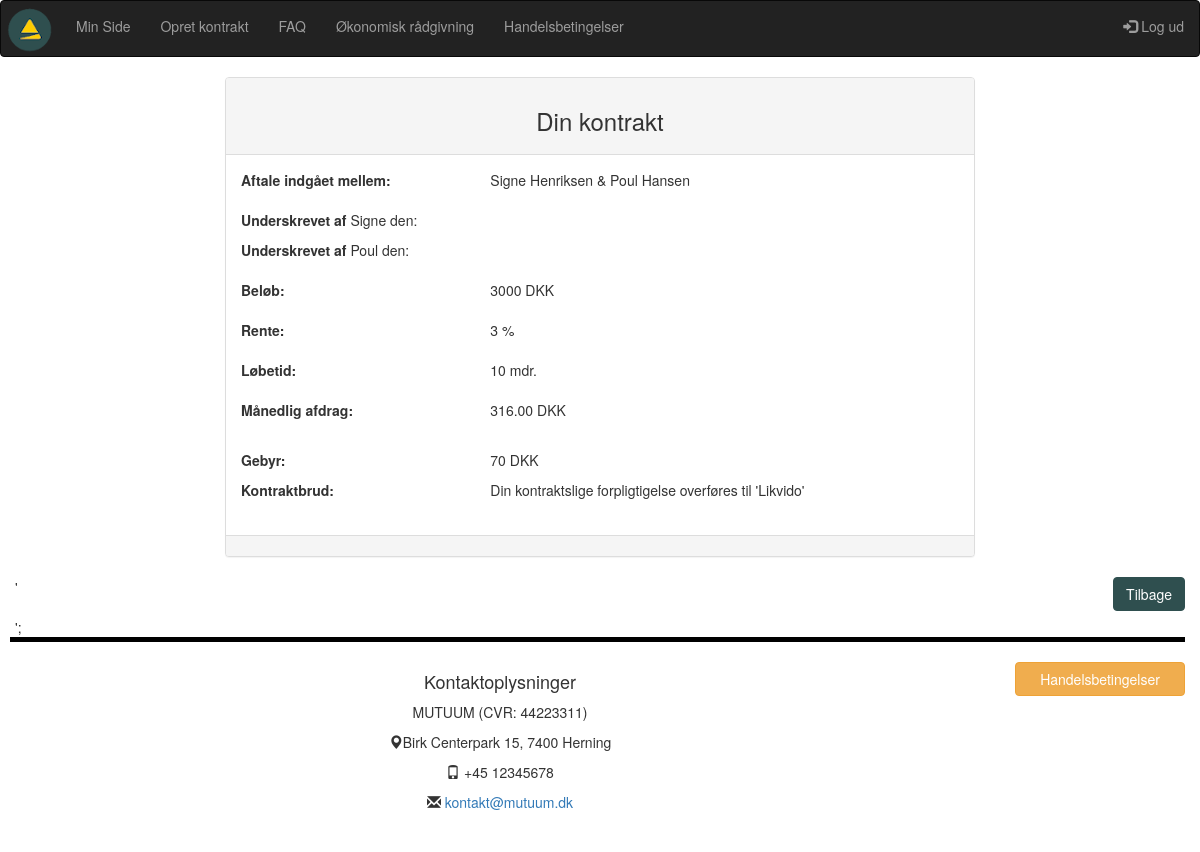
The page /VisKontrakt.php?kontrakt_id2=7 (signed in) on the database as committed earlier.
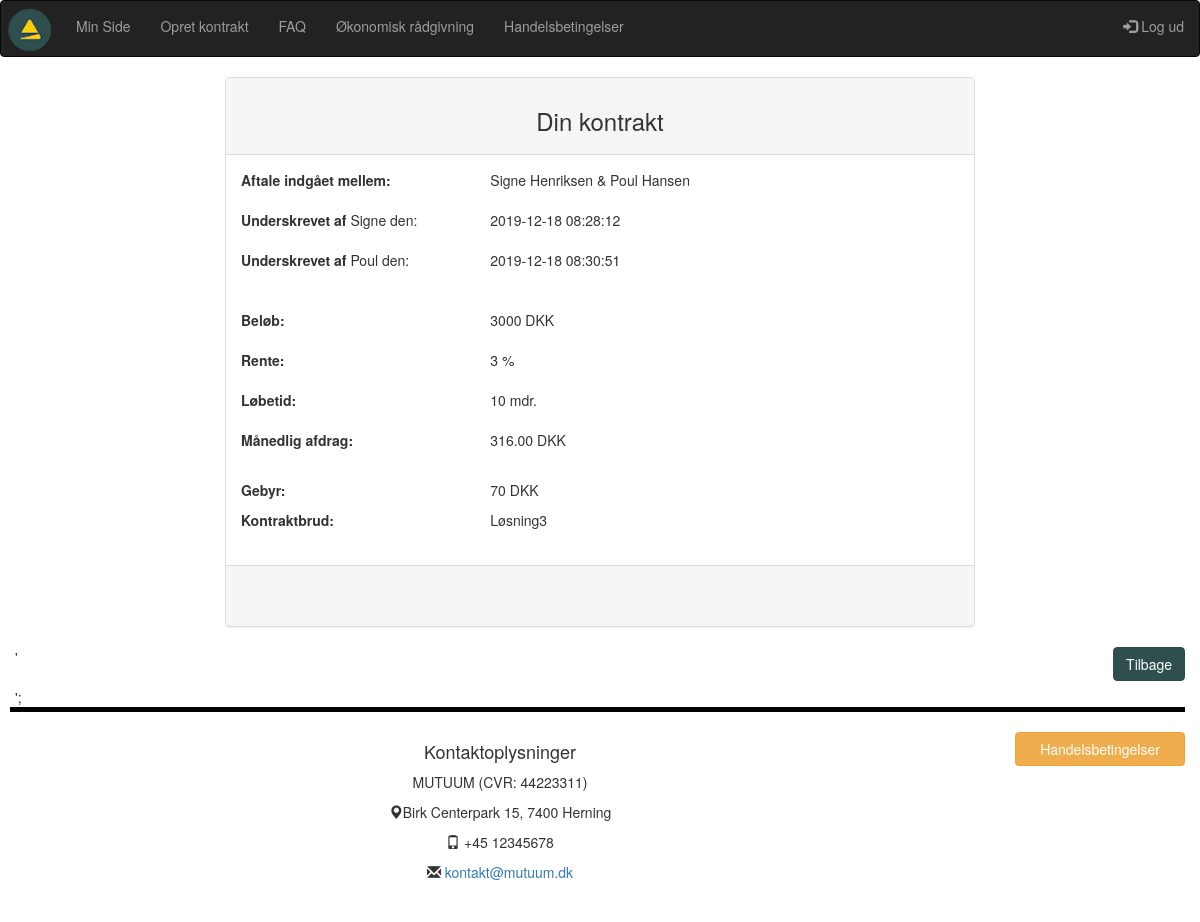
The same page on the database as committed later.
### tables this page shows
CREATE TABLE `kontrakt` (
  `kontrakt_id` int(10) NOT NULL,
  `oprettetaf` int(10) NOT NULL,
  `laangiver_user_id` int(10) NOT NULL,
  `laantager_user_id` int(10) NOT NULL,
  `kontraktbrud_id` tinyint(4) NOT NULL,
  `rente_id` tinyint(4) NOT NULL,
  `beloeb_id` tinyint(4) NOT NULL,
  `bindingsperiode_id` tinyint(4) NOT NULL,
  `maanedlig_afdrag` float(15,10) NOT NULL,
  `laangiver_underskrift_id` varchar(40) DEFAULT NULL,
  `reg_underskrift_1` timestamp NULL DEFAULT NULL,
  `laantager_underskrift_id` varchar(40) DEFAULT NULL,
  `reg_underskrift_2` timestamp NULL DEFAULT NULL,
  `gebyr_id` tinyint(4) NOT NULL,
  `reg` datetime NOT NULL DEFAULT current_timestamp(),
  `value` int(11) DEFAULT 1
);

CREATE TABLE `kontraktbrud` (
  `kontraktbrud_id` tinyint(4) NOT NULL,
  `brud` varchar(80) NOT NULL
);

CREATE TABLE `users` (
  `user_id` int(10) NOT NULL,
  `fornavn` varchar(40) NOT NULL,
  `efternavn` varchar(40) NOT NULL,
  `mobil` int(12) NOT NULL,
  `mail` varchar(80) NOT NULL,
  `password` varchar(200) NOT NULL
);

CREATE TABLE `beloeb` (
  `beloeb_id` tinyint(4) NOT NULL,
  `beloeb` int(10) NOT NULL,
  `enhed_key` varchar(11) NOT NULL DEFAULT '1'
);

CREATE TABLE `rente` (
  `rente_id` tinyint(4) NOT NULL,
  `rente` float NOT NULL,
  `enhed_key` varchar(11) NOT NULL DEFAULT '2'
);

CREATE TABLE `bindingsperiode` (
  `bindingsperiode_id` tinyint(4) NOT NULL,
  `loebetid` int(4) NOT NULL,
  `enhed_key` varchar(11) NOT NULL
);

CREATE TABLE `enhedstabel` (
  `enhed_key` tinyint(4) NOT NULL,
  `enhed` varchar(11) NOT NULL
);

CREATE TABLE `stiftelsesgebyr` (
  `gebyr_id` tinyint(4) NOT NULL,
  `gebyr` int(10) NOT NULL
);

### VisKontrakt.php (the view, shortened to what the changed rows need)
<?php
require_once("includes/header.php");
$user_id = $_SESSION['user_id'];
$kontrakt_id2 = $_GET['kontrakt_id2'];
$query = "SELECT * FROM kontrakt WHERE kontrakt_id = '$kontrakt_id2'";
$result = mysqli_query($con, $query);
if (!$result) die(mysqli_error($con));
else {
	$rows =mysqli_num_rows($result);
	if ($rows > 0) {
		while($row = mysqli_fetch_assoc($result)) {
			$oprettetaf = $row['oprettetaf'];
			$laangiver_user_id = $row['laangiver_user_id'];
			$laantager_user_id = $row['laantager_user_id'];
			$laangiver_underskrift_id = $row['laangiver_underskrift_id'];
			$laantager_underskrift_id = $row['laantager_underskrift_id'];
			$kontraktbrud_id = $row['kontraktbrud_id'];
			$rente_id = $row['rente_id'];
			$beloeb_id = $row['beloeb_id'];
			$bindingsperiode_id = $row['bindingsperiode_id'];
			$maanedlig_ad = $row['maanedlig_afdrag'];
            $maanedlig_afdrag = number_format(round($maanedlig_ad, 2), 2);
			$reg_underskrift_1 = $row['reg_underskrift_1'];
			$reg_underskrift_2 = $row['reg_underskrift_2'];
			$gebyr_id = $row['gebyr_id'];
			$value_kont = $row['value'];
            $query1 = "SELECT fornavn, efternavn FROM users WHERE user_id = '$laangiver_user_id'";
                    $result1 = mysqli_query($con, $query1);
                    $row1 = mysqli_fetch_assoc($result1);
                    $laangiver_fornavn = $row1['fornavn'];
                    $laangiver_efternavn = $row1['efternavn'];
            $query5 = "SELECT fornavn, efternavn FROM users WHERE user_id = '$laantager_user_id'";
                    $result5 = mysqli_query($con, $query5);
                    $row5 = mysqli_fetch_assoc($result5);
                    $laantager_fornavn = $row5['fornavn'];
                    $laantager_efternavn = $row5['efternavn'];
$querylog = "SELECT user_id, mail, fornavn, efternavn, mobil FROM users WHERE user_id = '$user_id'";
$resultlog = mysqli_query($con, $querylog);
$rowslog = mysqli_num_rows($resultlog);
if($rowslog > 0) {
while($rowlog = mysqli_fetch_assoc($resultlog)) {
$user_idlog = $rowlog['user_id'];
}
}
if ($user_idlog == $oprettetaf) {
$owner = 'Yes';
}
else if($user_idlog != $oprettetaf) {
$owner = 'No';
}
$querybeloeb = "SELECT * FROM beloeb WHERE beloeb_id = '$beloeb_id'";
$resultb = mysqli_query($con, $querybeloeb);
if (!$resultb) die(mysqli_error($con));
else {
$rowsb = mysqli_num_rows($resultb);
if ($rowsb > 0) {
while($rowb = mysqli_fetch_assoc($resultb)) {
$beloebValue = $rowb['beloeb'];
}
}
$queryk = "SELECT * FROM kontraktbrud WHERE kontraktbrud_id = '$kontraktbrud_id'";
$resultk = mysqli_query($con, $queryk);
if (!$resultk) die(mysqli_error($con));
else {
$rowsk = mysqli_num_rows($resultk);
if ($rowsk > 0) {
while($rowk = mysqli_fetch_assoc($resultk)) {
$brud = $rowk['brud'];
}
}
$queryr = "SELECT * FROM rente WHERE rente_id = '$rente_id'";
$resultr = mysqli_query($con, $queryr);
if (!$resultr) die(mysqli_query($con, $queryr));
else {
$rows = mysqli_num_rows($resultr);
if ($rows > 0) {
while($rowr = mysqli_fetch_assoc($resultr)) {
$rente = $rowr['rente'];
}
}
}
$querybind = "SELECT * FROM bindingsperiode WHERE bindingsperiode_id = '$bindingsperiode_id'";
$resultbin = mysqli_query($con, $querybind);
if (!$resultbin) die(mysqli_error($con));
else {
$rowsbin = mysqli_num_rows($resultbin);
if ($rowsbin > 0) {
while($rowbin = mysqli_fetch_assoc($resultbin)) {
$loebetid = $rowbin['loebetid'];
$keytid = $rowbin['enhed_key'];
$unitr = "SELECT * FROM enhedstabel WHERE enhed_key = '$keytid'";
$resun = mysqli_query($con, $unitr);
if (!$resun) die(mysqli_error($con, $unitr));
else {
$key = mysqli_fetch_assoc($resun);
$enhedtid = $key['enhed'];
}
}
}
}
$querygeb = "SELECT * FROM stiftelsesgebyr WHERE gebyr_id = '$gebyr_id'";
$resultgeb = mysqli_query($con, $querygeb);
if (!$resultgeb) die(mysqli_error($con));
else {
$rowgeb = mysqli_fetch_assoc($resultgeb);
$gebyr = $rowgeb['gebyr'];
}
}
?>
<br>
<div class="container-fluid">
    <div class="panel panel-default lasseMargin">
        <div class="panel-heading text-center">
            <h3>Din kontrakt</h3>
        </div>
        <div class="panel-body">
            <div class="row">
                <div class="col-4 col-xs-4 col-sm-4 col-lg-4 col-xl-4">
                    <p><strong>Aftale indgået mellem:</strong></p>
                </div>
                <div class="col-8 col-xs-8 col-sm-8 col-lg-8 col-xl-8">
                    <div><?php echo $laangiver_fornavn; ?> <?php echo $laangiver_efternavn; ?> &amp; <?php echo $laantager_fornavn; ?> <?php echo $laantager_efternavn; ?></div>
                    <br>
                </div>
            </div>
            <div class="row">
                <div class="col-4 col-xs-4 col-sm-4 col-lg-4 col-xl-4">
                    <p><strong>Underskrevet af</strong> <?php echo $laangiver_fornavn; ?> den: </p>
                </div>
                <div class="col-8 col-xs-8 col-sm-8 col-lg-8 col-xl-8">
                    <div><?php  echo $reg_underskrift_1; ?>
                    </div><br>
                </div>
            </div>
            <div class="row">
                <div class="col-4 col-xs-4 col-sm-4 col-lg-4 col-xl-4">
                    <p><strong>Underskrevet af</strong> <?php echo $laantager_fornavn; ?> den: </p>
                </div>
                <div class="col-8 col-xs-8 col-sm-8 col-lg-8 col-xl-8">
                    <div><?php  echo $reg_underskrift_2; ?>
                    </div><br><br>
                </div>
            </div>
                <div class="row">
                    <div class="col-4 col-xs-4 col-sm-4 col-lg-4 col-xl-4">
                        <p><strong>Beløb:</strong></p>
                    </div>
                    <div class="col-8 col-xs-8 col-sm-8 col-lg-8 col-xl-8">
                        <div><?php echo $beloebValue;?> DKK</div>
                        <br>
                    </div>
                    </div>
                    <div class="row">
                    <div class="col-4 col-xs-4 col-sm-4 col-lg-4 col-xl-4">
                        <p><strong>Rente:</strong></p>
                    </div>
                    <div class="col-8 col-xs-8 col-sm-8 col-lg-8 col-xl-8">
                        <div><?php echo $rente;?> %</div>
                        <br>
                    </div>
                </div>
                <div class="row">
                    <div class="col-4 col-xs-4 col-sm-4 col-lg-4 col-xl-4">
                        <p><strong>Løbetid:</strong></p>
                    </div>
                    <div class="col-8 col-xs-8 col-sm-8 col-lg-8 col-xl-8">
                        <div><?php echo $loebetid;?> <?php echo $enhedtid; ?></div>
                        <br>
                    </div>
                </div>
                    <div class="row">
                    <div class="col-4 col-xs-4 col-sm-4 col-lg-4 col-xl-4">
                        <p><strong>Månedlig afdrag:</strong></p>
                    </div>
                    <div class="col-8 col-xs-8 col-sm-8 col-lg-8 col-xl-8">
                        <div><?php echo $maanedlig_afdrag;?> DKK</div>
                    </div>
                </div>
                <br>
                <div class="row">
                <div class="col-4 col-xs-4 col-sm-4 col-lg-4 col-xl-4">
                <p><strong>Gebyr:</strong></p>
                </div>
                <div class="col-8 col-xs-8 col-sm-8 col-lg-8 col-xl-8">
                <p><?php echo $gebyr; ?> DKK</p>
                </div>
                </div>
                <div class="row">
                    <div class="col-4 col-xs-4 col-sm-4 col-lg-4 col-xl-4">
                        <p><strong>Kontraktbrud:</strong></p>
                    </div>
                    <div class="col-8 col-xs-8 col-sm-8 col-lg-8 col-xl-8">
                        <div><?php echo $brud;?></div>
                        <br>
                    </div>
                </div>
            </div>
        <div class="panel-footer">
         <?php
            if($value_kont == '2' && $owner == 'No') {
                echo    '<a href="nemid.php?kontrakt_id2=' .                 $kontrakt_id2 .'">
                        <button class="btn btn-warning btn-lg">Underskriv</button></a>
                        <br><br>';
            }
            else if (($value_kont == '1' && $owner == 'Yes' && $laantager_underskrift_id == '1') || ($value_kont == '1' && $owner == 'Yes' && $laangiver_underskrift_id == '1')) {
                echo    '<a href="nemid.php?kontrakt_id2=' . $kontrakt_id2 .'">
                        <button class="btn btn-warning mutuumknap btn-lg">Underskriv</button></a>
                        <a href="sletkontrakt.php?kontrakt_id2=' . $kontrakt_id2 .'">
                        <button class="btn btn-warning btn-lg pull-right">Slet kontrakt</button></a>
                        <br><br>';
            }
            else if($value_kont == '2' && $owner == 'Yes') {
                echo    '<a href="sletkontrakt.php?kontrakt_id2=' .         $kontrakt_id2 . '">
                        <button class="btn btn-warning btn-lg">Slet kontrakt</button></a>
                        ';
            }
            else if ($value_kont == '3') {
                echo    '
                        <br><br>';
            }
            ?>
        </div>
    </div>
    '<a href="minside.php">
    <button class="btn btn-warning mutuumknap pull-right"> Tilbage</button></a>
    <br><br>';
</div>
<?php
}
                }
            }
        }
require_once("includes/footer.php");

Rows that differ between the two databases and show on the page:
changed kontrakt "Signe": reg_underskrift_1 (not shown) → "2019-12-18 08:28:12"; reg_underskrift_2 (not shown) → "2019-12-18 08:30:51"; kontraktbrud.brud "Din kontraktslige forpligtigelse overføres til 'Likvido'" → "Løsning3"
